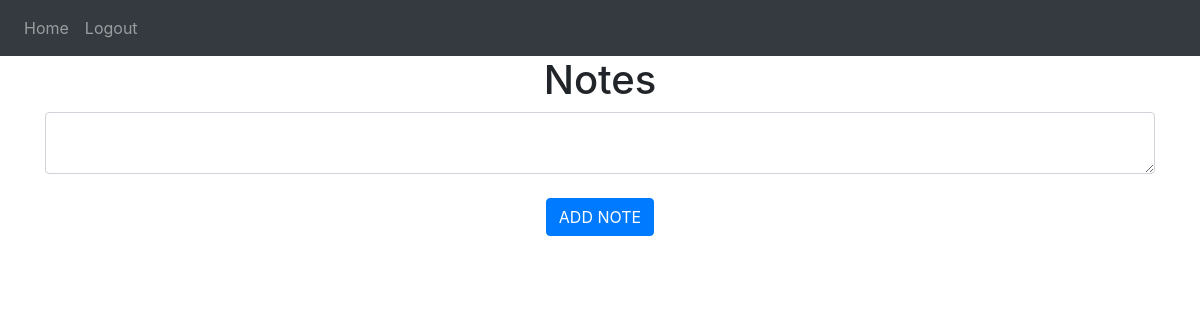
/ (signed in), run on an earlier commit of the app's database.
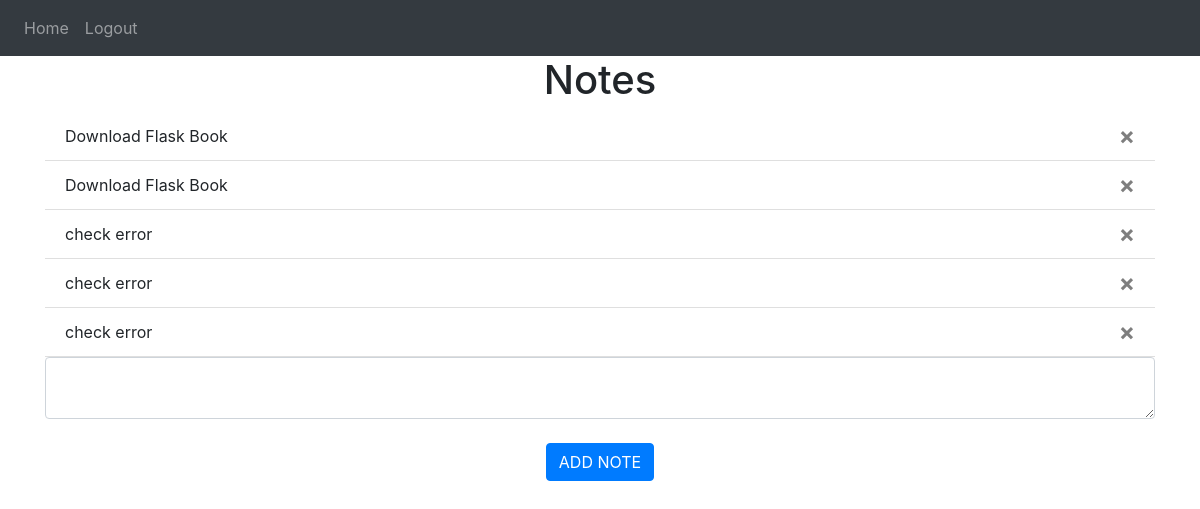
And on a later commit of the database.
### website/models.py (models this page shows)
class Note(db.Model):
    id = db.Column(db.Integer, primary_key=True)
    data = db.Column(db.String(10000))
    date = db.Column(db.DateTime(timezone=True), default=func.now())
    user_id = db.Column(db.Integer, db.ForeignKey(
        'user.id'), nullable=False)

### website/views.py (the view, shortened to what this page needs)
@views.route('/', methods=['GET', 'POST'])
@login_required
def home():
    return render_template("home.html", user=current_user)

### website/__init__.py (called while the page is built)
def create_app():
    app = Flask(__name__)
    app.config['SECRET_KEY'] = 'jkjnsjnlgsjfgjldkjglki  flklfkl'
    app.config['SQLALCHEMY_DATABASE_URI'] = f'sqlite:///{DB_NAME}'
    db.init_app(app)
    from .views import views
    from .auth import auth
    app.register_blueprint(views, url_prefix='/')
    app.register_blueprint(auth, url_prefix='/')
    from .models import User, Note
    create_database(app)
    login_manager = LoginManager()
    login_manager.login_view = 'auth.login'  # redirect to * if not logged in
    login_manager.init_app(app)  # which app in use
    @login_manager.user_loader
    def load_user(id):
        return User.query.get(int(id))
    return app

### website/templates/home.html
{% extends 'base.html' %} {% block title %}Home{% endblock %} {% block content
%}
<h1 align="center">Notes</h1>
<ul class="list-group list-group-flush" id="notes">
  {% for note in user.notes %}
  <li class="list-group-item">
    {{note.data}}
    <button type="button" class="close" onclick="deleteNote({{note.id}})">
      <span aria-hidden="True">&times</span>
    </button>
  </li>
  {% endfor %}
</ul>
<form method="POST">
  <textarea name="note" id="note" class="form-control"></textarea>
  <br />
  <div align="center">
    <button type="submit" class="btn btn-primary">ADD NOTE</button>
  </div>
</form>
{% endblock %}

### website/templates/base.html (shortened to what this page needs)
<!DOCTYPE html>
<html>
  <head>
    <link
      rel="stylesheet"
      href="https://stackpath.bootstrapcdn.com/bootstrap/4.4.1/css/bootstrap.min.css"
    />
    <link
      rel="stylesheet"
      href="https://stackpath.bootstrapcdn.com/font-awesome/4.7.0/css/font-awesome.min.css"
    />
  </head>
  <body>
    <nav class="navbar navbar-expand-lg navbar-dark bg-dark">
      <div class="collapse navbar-collapse" id="navbar">
        <div class="navbar-nav">
          {% if user.is_authenticated %}
          <a href="/" class="nav-item nav-link" id="Home">Home</a>
          <a href="/logout" class="nav-item nav-link" id="logout">Logout</a>
          {% else %}
          <a href="/login" class="nav-item nav-link" id="login">Login</a>
          <a href="/sign-up" class="nav-item nav-link" id="signUp">Sign Up</a>
          {% endif %}
        </div>
      </div>
    </nav>
    <div class="container">{% block content %} {% endblock %}</div>
  </body>
</html>

What changed in the data, as far as the page shows it:
added Note: data "Download Flask Book"
added Note: data "Download Flask Book"
added Note: data "check error"
added Note: data "check error"
added Note: data "check error"
